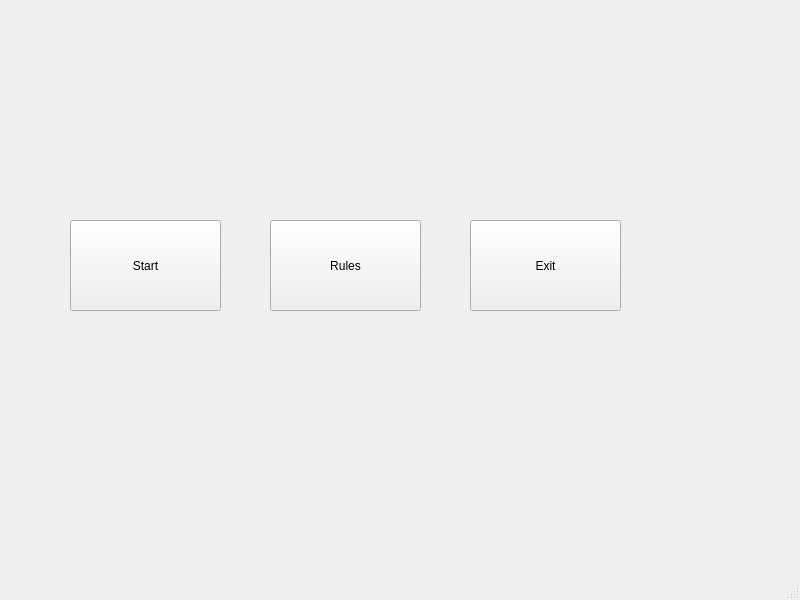
<?xml version="1.0" encoding="UTF-8"?>
<ui version="4.0">
 <class>MainWindow</class>
 <widget class="QMainWindow" name="MainWindow">
  <property name="geometry">
   <rect>
    <x>0</x>
    <y>0</y>
    <width>800</width>
    <height>600</height>
   </rect>
  </property>
  <property name="windowTitle">
   <string>MainWindow</string>
  </property>
  <widget class="QWidget" name="centralwidget">
   <widget class="QPushButton" name="Start">
    <property name="geometry">
     <rect>
      <x>70</x>
      <y>220</y>
      <width>151</width>
      <height>91</height>
     </rect>
    </property>
    <property name="text">
     <string>Start</string>
    </property>
   </widget>
   <widget class="QPushButton" name="Rules">
    <property name="geometry">
     <rect>
      <x>270</x>
      <y>220</y>
      <width>151</width>
      <height>91</height>
     </rect>
    </property>
    <property name="text">
     <string>Rules</string>
    </property>
   </widget>
   <widget class="QPushButton" name="Exit">
    <property name="geometry">
     <rect>
      <x>470</x>
      <y>220</y>
      <width>151</width>
      <height>91</height>
     </rect>
    </property>
    <property name="text">
     <string>Exit</string>
    </property>
   </widget>
  </widget>
  <widget class="QMenuBar" name="menubar">
   <property name="geometry">
    <rect>
     <x>0</x>
     <y>0</y>
     <width>800</width>
     <height>20</height>
    </rect>
   </property>
  </widget>
  <widget class="QStatusBar" name="statusbar"/>
 </widget>
 <resources/>
 <connections/>
</ui>
